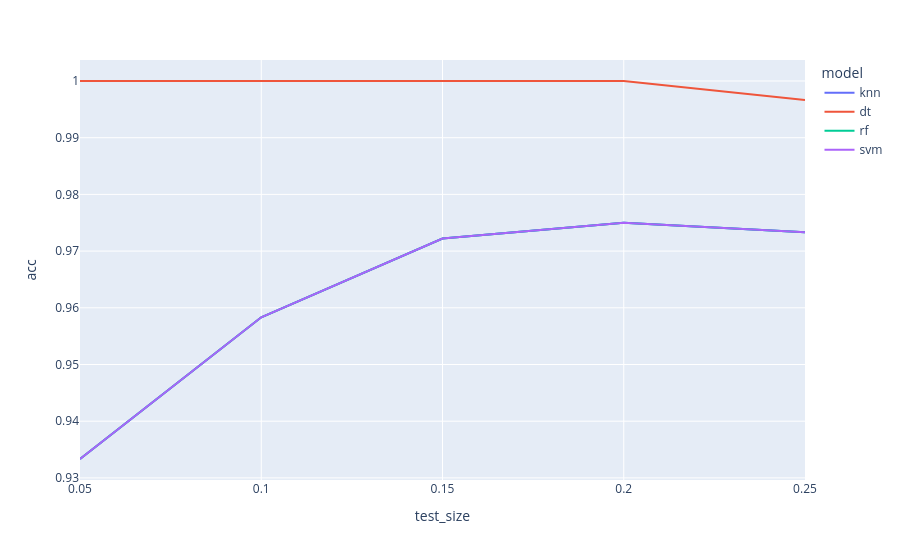

Notebook code for this chart:
### Code cell
px.line(data_frame=df,x='test_size',y='acc',color='model')

### Figure 1 — Plotly figure (JSON) as saved in the notebook; plotly's stock layout.template omitted (floating-point values rounded to 4 significant figures)
{"data": [{"hovertemplate": "model=knn<br>test_size=%{x}<br>acc=%{y}<extra></extra>", "legendgroup": "knn", "line": {"color": "#636efa", "dash": "solid"}, "marker": {"symbol": "circle"}, "mode": "lines", "name": "knn", "orientation": "v", "showlegend": true, "type": "scatter", "x": [0.05, 0.1, 0.15, 0.2, 0.25], "xaxis": "x", "y": [0.9333, 0.9583, 0.9722, 0.975, 0.9733], "yaxis": "y"}, {"hovertemplate": "model=dt<br>test_size=%{x}<br>acc=%{y}<extra></extra>", "legendgroup": "dt", "line": {"color": "#EF553B", "dash": "solid"}, "marker": {"symbol": "circle"}, "mode": "lines", "name": "dt", "orientation": "v", "showlegend": true, "type": "scatter", "x": [0.05, 0.1, 0.15, 0.2, 0.25], "xaxis": "x", "y": [1.0, 1.0, 1.0, 1.0, 0.9967], "yaxis": "y"}, {"hovertemplate": "model=rf<br>test_size=%{x}<br>acc=%{y}<extra></extra>", "legendgroup": "rf", "line": {"color": "#00cc96", "dash": "solid"}, "marker": {"symbol": "circle"}, "mode": "lines", "name": "rf", "orientation": "v", "showlegend": true, "type": "scatter", "x": [0.05, 0.1, 0.15, 0.2, 0.25], "xaxis": "x", "y": [0.9333, 0.9583, 0.9722, 0.975, 0.9733], "yaxis": "y"}, {"hovertemplate": "model=svm<br>test_size=%{x}<br>acc=%{y}<extra></extra>", "legendgroup": "svm", "line": {"color": "#ab63fa", "dash": "solid"}, "marker": {"symbol": "circle"}, "mode": "lines", "name": "svm", "orientation": "v", "showlegend": true, "type": "scatter", "x": [0.05, 0.1, 0.15, 0.2, 0.25], "xaxis": "x", "y": [0.9333, 0.9583, 0.9722, 0.975, 0.9733], "yaxis": "y"}], "layout": {"legend": {"title": {"text": "model"}, "tracegroupgap": 0}, "margin": {"t": 60}, "xaxis": {"anchor": "y", "domain": [0, 1], "title": {"text": "test_size"}}, "yaxis": {"anchor": "x", "domain": [0, 1], "title": {"text": "acc"}}}}
